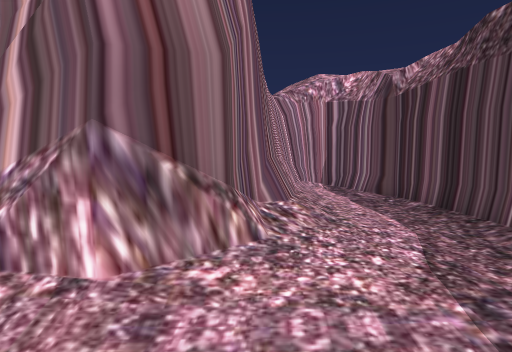
View 1 (above)

14 first-person views from a walk through a Unity game level. The camera is 1.3 m above the floor, tilts 4° down and sees 75° across. The floor is counted in squares, 1 m on a side. Each view is taken from the middle of a square. On the plan, view 1 faces up. The plan holds only what a view shows up to about 14 squares ahead; the rest is blank. The place goes on beyond the plan. The player character is not drawn.

View 2
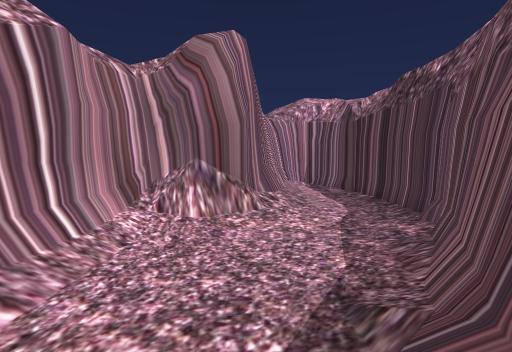

View 3
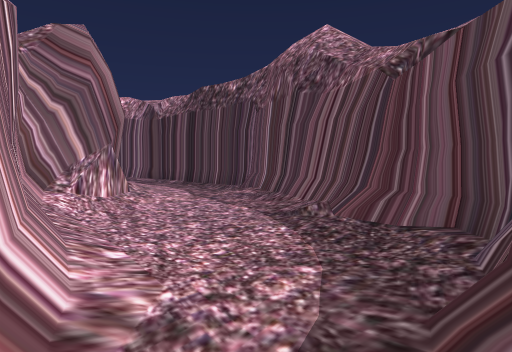

View 4
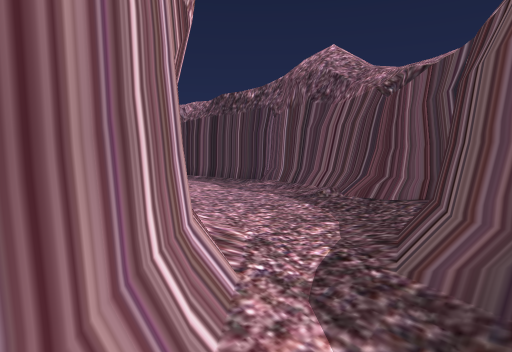

View 5
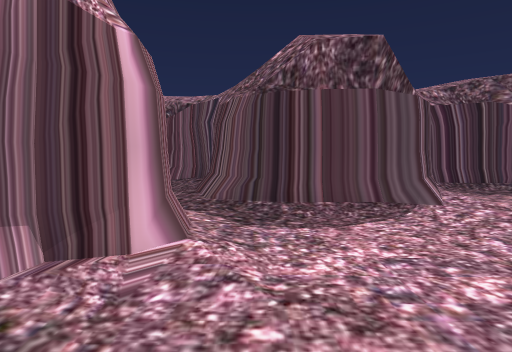

View 6
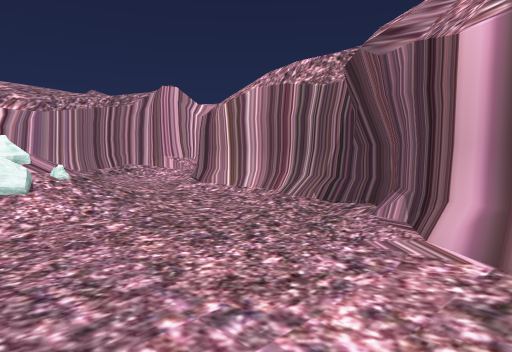

View 7
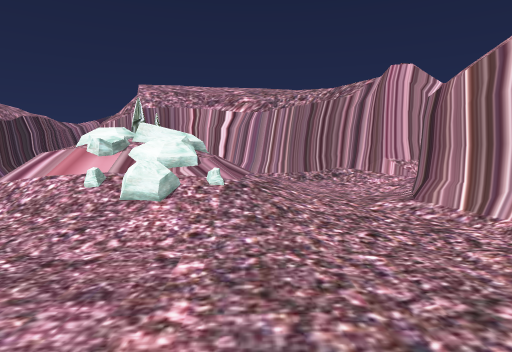

View 8
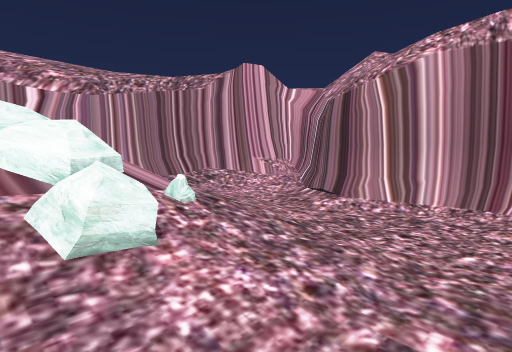

View 9
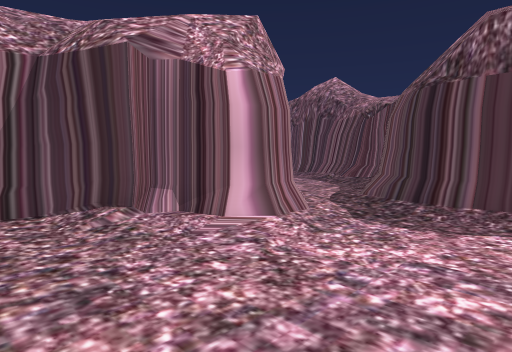

View 10
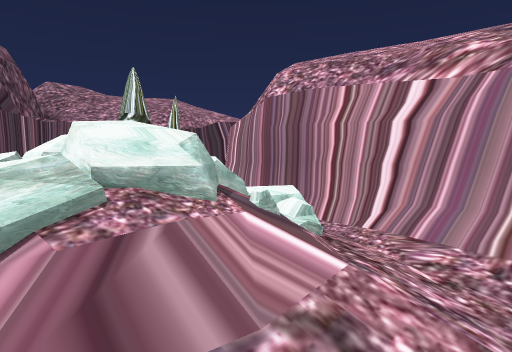

View 11
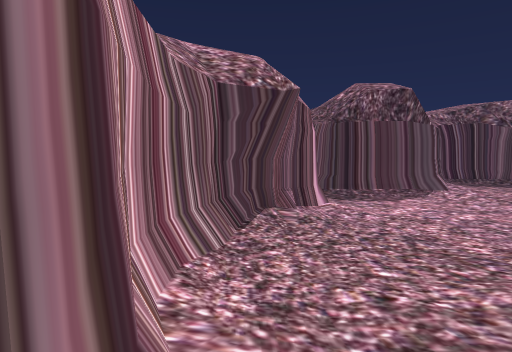

View 12
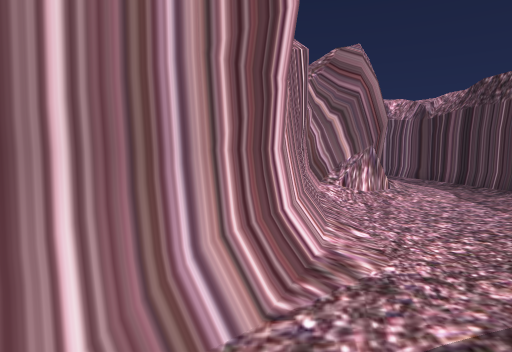

View 13
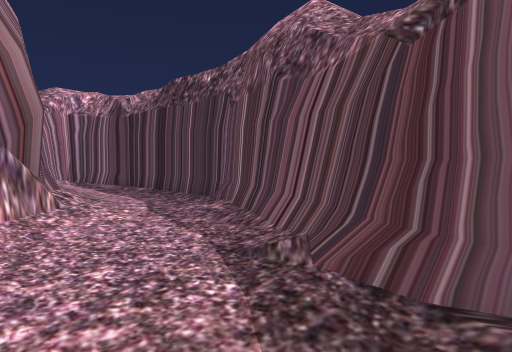

View 14
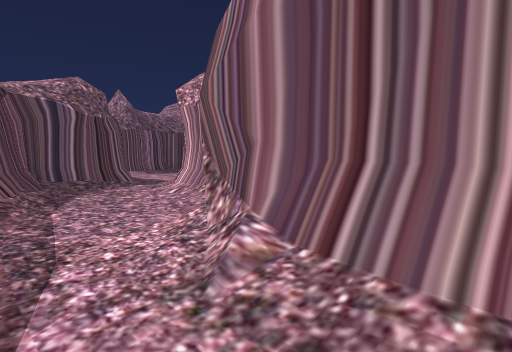

### Floor plan
Key: @ floor where view 1 was taken; # wall or solid block; . main floor; : floor 0.25 m higher than the main floor; + floor 0.5 m higher than the main floor; / step, stairs or slope; = window, fence, low wall or low ledge; R rock; O other object.
Columns run from 21 left of view 1 to 5 right of it. Each row starts with its distance up from view 1.
 11                       ####
 10                       #..#
  9                       #..#
  8                      ##..##
  7                      #/../#
  6                      #/../#
  5                      #/..##
  4                     ##...#
  3                   ###/...#
  2                   #O/.../#
  1                   #/.../##
  0                   #..@.##
 -1    ###           ##.../#
 -2   ##/########    #/..//#
 -3  ##/:://...:##  ##.../##
 -4  ##/::::..../####/.///#
 -5  #=+////......##/.#####
 -6 ##///////......../#
 -7 ##///////......../#
 -8 ##R//////......../#
 -9 ##  O////........##

Where each view was taken, in squares from view 1:
view 1: 0 up, 0 right, facing up
view 2: 4 down, 0 right, facing up
view 3: 5 down, 4 left, facing up-right
view 4: 6 down, 6 left, facing up-right
view 5: 6 down, 11 left, facing right
view 6: 9 down, 6 left, facing up-left
view 7: 6 down, 8 left, facing left
view 8: 9 down, 11 left, facing up-left
view 9: 9 down, 11 left, facing up-right
view 10: 5 down, 15 left, facing down-left
view 11: 3 down, 16 left, facing right
view 12: 6 down, 4 left, facing up
view 13: 4 down, 2 left, facing up-right
view 14: 8 up, 3 right, facing down-left
